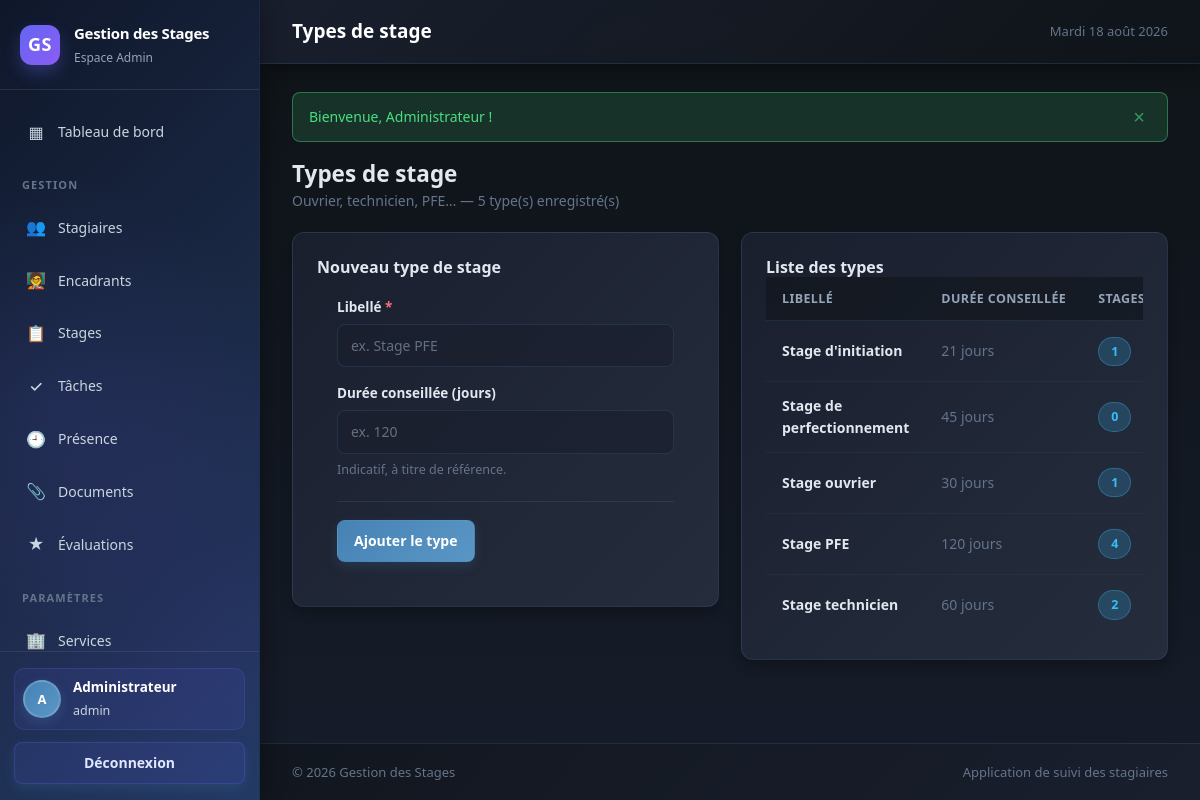
/types_stage.php (signed in), run on the app's committed database.
### tables this page shows
CREATE TABLE type_stage (
    id_type      INT AUTO_INCREMENT PRIMARY KEY,
    libelle      VARCHAR(50) NOT NULL,
    duree_min    INT DEFAULT NULL COMMENT 'Durée minimale conseillée en jours',
    UNIQUE KEY uk_type_libelle (libelle)
);

### includes/db.php (called while the page is built, shortened)
<?php
function db(): PDO
{
    static $pdo = null;
    if ($pdo === null) {
        $dsn = sprintf('mysql:host=%s;dbname=%s;charset=%s', DB_HOST, DB_NAME, DB_CHARSET);
        try {
            $pdo = new PDO($dsn, DB_USER, DB_PASS, [
                PDO::ATTR_ERRMODE            => PDO::ERRMODE_EXCEPTION,
                PDO::ATTR_DEFAULT_FETCH_MODE => PDO::FETCH_ASSOC,
                PDO::ATTR_EMULATE_PREPARES   => false,
                PDO::MYSQL_ATTR_INIT_COMMAND => 'SET NAMES ' . DB_CHARSET . " COLLATE utf8mb4_unicode_ci",
            ]);
        } catch (PDOException $e) {
            http_response_code(500);
            exit(
                '<div style="font-family:system-ui;max-width:640px;margin:80px auto;padding:24px;'
                . 'border:1px solid #fecaca;background:#fef2f2;border-radius:12px;color:#991b1b">'
                . '<h2 style="margin:0 0 8px">Connexion à la base de données impossible</h2>'
                . '<p style="margin:0 0 12px">' . htmlspecialchars($e->getMessage()) . '</p>'
                . '<p style="margin:0;font-size:14px">Vérifiez que MySQL est démarré et que la base '
                . '<code>' . DB_NAME . '</code> a bien été importée (database/schema.sql).</p></div>'
            );
        }
    }
    return $pdo;
}
function query(string $sql, array $params = []): PDOStatement
{
    $stmt = db()->prepare($sql);
    $stmt->execute($params);
    return $stmt;
}
function fetchAll(string $sql, array $params = []): array
{
    return query($sql, $params)->fetchAll();
}

### includes/functions.php (called while the page is built, shortened)
<?php
require_once __DIR__ . '/db.php';
function e($value): string
{
    return htmlspecialchars((string) $value, ENT_QUOTES | ENT_SUBSTITUTE, 'UTF-8');
}
function get(string $key, $default = ''): string
{
    return trim((string) ($_GET[$key] ?? $default));
}
function intOrNull($value): ?int
{
    return ($value === '' || $value === null || (int) $value <= 0) ? null : (int) $value;
}

### public/types_stage.php (the view, shortened to what this page needs)
<?php
$edit   = intOrNull(get('edit'))
    ? fetchOne('SELECT * FROM type_stage WHERE id_type = ?', [intOrNull(get('edit'))])
    : null;
$types = fetchAll(
    'SELECT t.*, (SELECT COUNT(*) FROM stage s WHERE s.id_type = t.id_type) AS nb_stages
     FROM type_stage t ORDER BY t.libelle'
);
require_once __DIR__ . '/../includes/header.php';
?>
<div class="page-head">
    <div>
        <h2 class="mb-0">Types de stage</h2>
        <p>Ouvrier, technicien, PFE… — <?= count($types) ?> type(s) enregistré(s)</p>
    </div>
</div>
<div class="grid-2" style="align-items:start">
    <section class="card">
        <div class="card__head">
            <h3><?= $edit ? 'Modifier le type' : 'Nouveau type de stage' ?></h3>
        </div>
        <div class="card__body">
            <form method="post">
                <div class="form-grid">
                    <div class="field">
                        <label for="libelle">Libellé <span class="req">*</span></label>
                        <input class="input" type="text" id="libelle" name="libelle" required maxlength="50"
                               value="<?= e($edit['libelle'] ?? '') ?>" placeholder="ex. Stage PFE">
                    </div>
                    <div class="field">
                        <label for="duree_min">Durée conseillée (jours)</label>
                        <input class="input" type="number" id="duree_min" name="duree_min" min="1" max="500"
                               value="<?= e($edit['duree_min'] ?? '') ?>" placeholder="ex. 120">
                        <span class="hint">Indicatif, à titre de référence.</span>
                    </div>
                </div>
                <div class="form-actions">
                    <button class="btn" type="submit"><?= $edit ? 'Enregistrer' : 'Ajouter le type' ?></button>
                </div>
            </form>
        </div>
    </section>
    <section class="card">
        <div class="card__head"><h3>Liste des types</h3></div>
        <div class="card__body card__body--flush">
            <?php if (!$types): ?>
                <div class="empty">
                    <span class="empty__icon">🏷️</span>
                    <p>Aucun type de stage enregistré.</p>
                </div>
            <?php else: ?>
                <div class="table-wrap">
                    <table class="table">
                        <thead>
                        <tr><th>Libellé</th><th>Durée conseillée</th><th>Stages</th><th class="text-right">Actions</th></tr>
                        </thead>
                        <tbody>
                        <?php foreach ($types as $t): ?>
                            <tr>
                                <td><strong><?= e($t['libelle']) ?></strong></td>
                                <td class="muted"><?= $t['duree_min'] ? (int) $t['duree_min'] . ' jours' : '—' ?></td>
                                <td><span class="badge badge--info"><?= (int) $t['nb_stages'] ?></span></td>
                            </tr>
                        <?php endforeach; ?>
                        </tbody>
                    </table>
                </div>
            <?php endif; ?>
        </div>
    </section>
</div>
<?php require_once __DIR__ . '/../includes/footer.php'; ?>

### public/assets/css/style.css (style rules this page uses)
:root { --brand: #4682b4; --brand-dark: #36648b; --brand-soft: #1a2e48; --ink: #e2e8f0; --ink-soft: #94a3b8; --ink-muted: #64748b; --bg: #0f1419; --surface: #1a1f2e; --border: #2d3748; --success: #4ade80; --success-soft: #1f3a1f; --warning: #fbbf24; --warning-soft: #3f3318; --danger: #f87171; --danger-soft: #3f1f1f; --info: #38bdf8; --info-soft: #1e3a48; --radius: 12px; --radius-sm: 8px; --shadow: 0 1px 2px rgba(0, 0, 0, .3), 0 4px 16px rgba(0, 0, 0, .2); --shadow-lg: 0 12px 32px rgba(0, 0, 0, .4); --sidebar-w: 260px; --font: "Segoe UI", system-ui, -apple-system, "Helvetica Neue", Arial, sans-serif; }
* { box-sizing: border-box; }
html, body { margin: 0; padding: 0; }
body { font-family: var(--font); background: linear-gradient(135deg, #0f1419 0%, #1a1f2e 100%); color: var(--ink); font-size: 15px; line-height: 1.55; -webkit-font-smoothing: antialiased; }
h1, h2, h3, h4 { margin: 0 0 .5rem; line-height: 1.25; font-weight: 650; }
.card { background: linear-gradient(135deg, #1a1f2e 0%, #252d3d 100%); border: 1px solid rgba(70, 130, 180, 0.2); border-radius: var(--radius); box-shadow: 0 4px 12px rgba(0, 0, 0, 0.3); padding: 24px; transition: all 0.3s ease; }
.card__head h2, .card__head h3 { margin: 0; font-size: 16px; }
.card__body { padding: 20px; }
.card__body--flush { padding: 0; }
.table-wrap { overflow-x: auto; }
.table { width: 100%; border-collapse: collapse; font-size: 14px; }
.table th { text-align: left; padding: 12px 16px; background: rgba(15, 20, 25, 0.6); color: var(--ink-soft); font-weight: 700; font-size: 12.5px; text-transform: uppercase; letter-spacing: .03em; border-bottom: 1px solid rgba(70, 130, 180, 0.2); white-space: nowrap; }
.table td { padding: 13px 16px; border-bottom: 1px solid rgba(70, 130, 180, 0.1); vertical-align: middle; color: #e2e8f0; }
.table tbody tr:last-child td { border-bottom: 0; }
.table td strong { font-weight: 600; }
.table .muted { color: var(--ink-muted); }
.btn { display: inline-flex; align-items: center; justify-content: center; gap: 7px; padding: 9px 16px; border: 1px solid transparent; border-radius: var(--radius-sm); background: linear-gradient(135deg, #4682b4 0%, #5a96c5 100%); color: #fff; font: inherit; font-size: 14px; font-weight: 700; cursor: pointer; transition: all 0.2s ease; white-space: nowrap; box-shadow: 0 4px 12px rgba(70, 130, 180, 0.2); }
.badge { display: inline-block; padding: 4px 12px; border-radius: 999px; font-size: 12.5px; font-weight: 700; background: rgba(70, 130, 180, 0.2); color: #4682b4; white-space: nowrap; border: 1px solid rgba(70, 130, 180, 0.3); }
.badge--info { background: rgba(56, 189, 248, 0.2); color: #38bdf8; border-color: rgba(56, 189, 248, 0.3); }
.form-grid { display: grid; grid-template-columns: repeat(auto-fit, minmax(240px, 1fr)); gap: 16px 18px; }
.field { display: flex; flex-direction: column; gap: 6px; }
.field label { font-size: 13.5px; font-weight: 700; color: #e2e8f0; }
.field .req { color: var(--danger); }
.field .hint { font-size: 12.5px; color: var(--ink-muted); }
.input, .select, .textarea { width: 100%; padding: 10px 13px; border: 1.5px solid rgba(70, 130, 180, 0.2); border-radius: var(--radius-sm); background: rgba(26, 31, 46, 0.6); color: #e2e8f0; font: inherit; font-size: 14px; transition: all 0.2s ease; }
.input::placeholder { color: rgba(148, 163, 184, 0.6); }
.form-actions { display: flex; gap: 10px; margin-top: 22px; padding-top: 18px; border-top: 1px solid rgba(70, 130, 180, 0.2); }
.page-head { display: flex; align-items: center; justify-content: space-between; gap: 16px; flex-wrap: wrap; margin-bottom: 20px; }
.page-head p { margin: 2px 0 0; color: var(--ink-muted); font-size: 14px; }
.grid-2 { display: grid; grid-template-columns: repeat(auto-fit, minmax(340px, 1fr)); gap: 22px; }
.mb-0 { margin-bottom: 0; }

### data on the page
type_stage: libelle "Stage d'initiation", duree_min "21", nb_stages "1"
type_stage: libelle "Stage de perfectionnement", duree_min "45", nb_stages "0"
type_stage: libelle "Stage ouvrier", duree_min "30", nb_stages "1"
type_stage: libelle "Stage PFE", duree_min "120", nb_stages "4"
type_stage: libelle "Stage technicien", duree_min "60", nb_stages "2"

### other printed values
$u['role'] "Admin"
mb_substr($u['nom_complet'], 0, 1) "A"
$u['nom_complet'] "Administrateur"
$u['login'] "admin"
$pageTitle "Types de stage"
strftime_fr() "Mardi 18 août 2026"
$f['message'] "Bienvenue, Administrateur !"
count($types) "5"
APP_NAME "Gestion des Stages"
